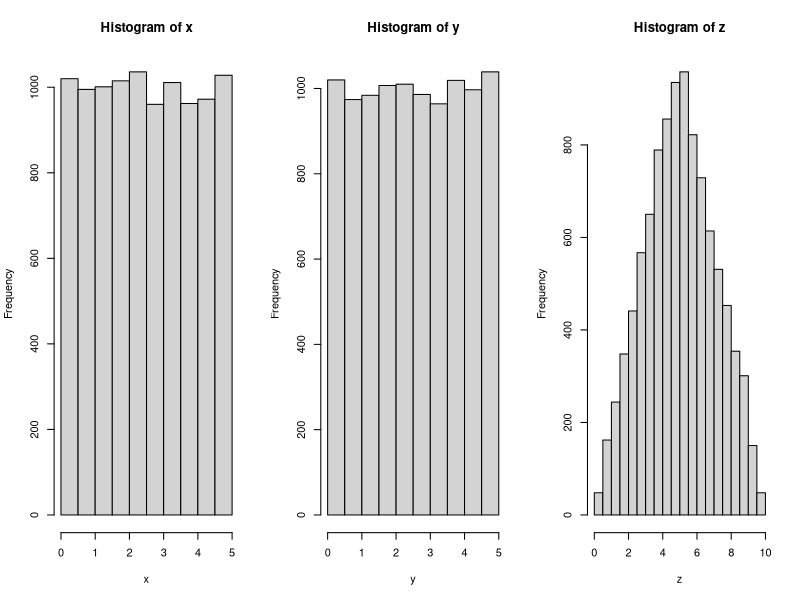
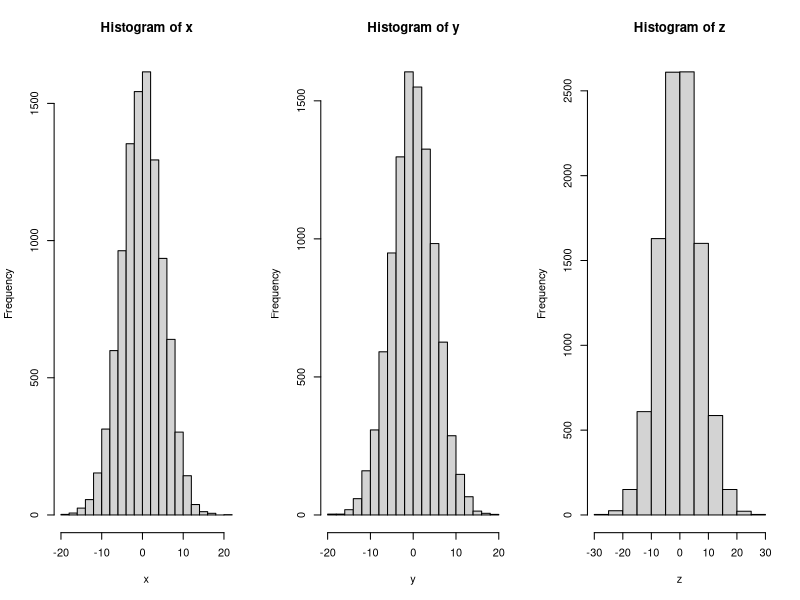

Write R code to recreate these figures, in order.
## ---- chunk 1
# sum up probabilities from [65, 560]
1 - pbinom(q = 64, size = 560, prob = 0.12)

# sum up probabilities from [65, 560]
sum(dbinom(x = 65:560, size = 560, prob = 0.12))
## ---- chunk 2
# sum up probabilities from [65, 560]
pbinom(q = 65, size = 560, prob = 0.35)

# sum up probabilities from [65, 560]
sum(dbinom(x = 0:65, size = 560, prob = 0.35))
## ---- chunk 3
# mu = np, sd = sqrt(npq)
mu <- 560 * 0.12
sd <- sqrt(560 * 0.12 * 0.88)

pnorm(q = 65, mean = mu, sd = sd, lower.tail = FALSE)
## ---- chunk 4
# mu = np, sd = sqrt(npq)
mu <- 560 * 0.12
sd <- sqrt(560 * 0.12 * 0.88)

pnorm(q = 65, mean = mu, sd = sd, lower.tail = FALSE)
## ---- chunk 5
# x = number of struggling students, lambda = average number of students struggling in 7 weeks: 5/14 * 7
ppois(q = 2, lambda = 5/14 * 7)

sum(dpois(x = 0:2, lambda = 5/14 * 7))
## ---- chunk 6
1 - phyper(q = 10, m = 268, n = 132, k = 20)

sum(dhyper(11:20, m = 268, n = 132, k = 20))
## ---- chunk 7
1 - phyper(q = 10, m = 132, n = 268, k = 20)

sum(dhyper(11:20, m = 132, n = 268, k = 20))
## ---- chunk 8
dhyper(x = 15, m = 132, n = 268, k = 40)
## ---- chunk 9
# 40 choose 15 * (132 / 400)^15 * (268 / 400)^25
x = choose(40, 15)
x * (132 / 400)^15 * (268 / 400)^25

dbinom(x = 15, size = 40, prob = 132 / 400)
## ---- chunk 10
1 - pgeom(q = 10, prob = 10/1000)

1 - sum(dgeom(0:10, prob = 10/1000))
## ---- chunk 11
dnbinom(x = 96, size = 4, prob = 10/1000)

# any configuration of 3 successes in the first 99 days, with the 100th day required to be a success
# configuration includes 4 success (p = 10/1000) and 96 failures (990/1000)
choose(99, 3) * (10/1000)^4 * (990/1000)^96
## ---- chunk 12
pexp(q = 30, rate = 5 / 120)
## ---- chunk 13
x <- runif(n = 10000, min = 0, max = 5)
y <- runif(n = 10000, min = 0, max = 5)
z <- x + y
par(mfrow = c(1, 3))
hist(x)
hist(y)
hist(z)
## ---- chunk 14
x <- rnorm(n = 10000, mean = 0, sd = 5)
y <- rnorm(n = 10000, mean = 0, sd = 5)
z <- x + y
par(mfrow = c(1, 3))
hist(x)
hist(y)
hist(z)
## ---- chunk 15
pnorm(q = 60, mean = 43, sd = sqrt(471)) - pnorm(q = 40, mean = 43, sd = sqrt(471))
## ---- chunk 16
# exponential distribution with rate = 1 battery life per 24 hours
1 - pexp(q = 2.5, rate = 1/24)
